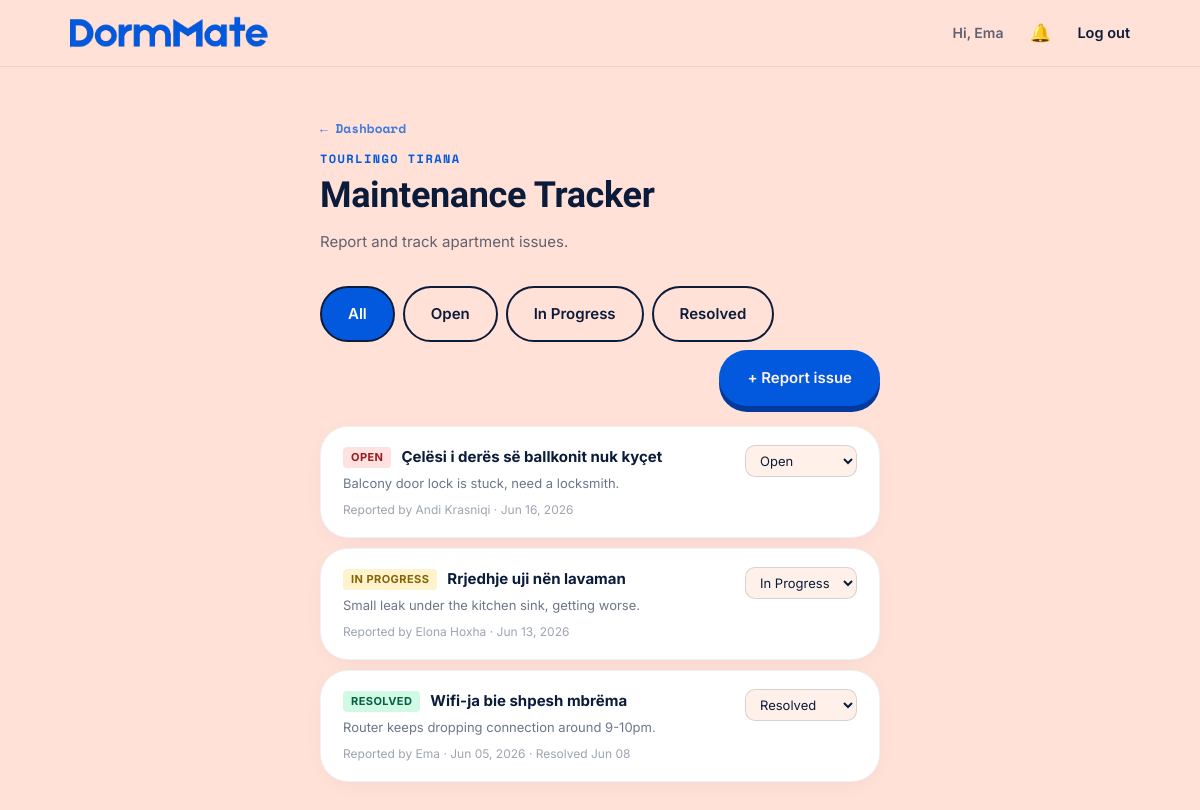
Screenshot of /household/3/issues (signed in) with the database file from the repository.
### models/user.py (models this page shows, shortened)
class User(db.Model):
    __tablename__ = "users"
    id = db.Column(db.Integer, primary_key=True)
    name = db.Column(db.String(80), nullable=False)
    email = db.Column(db.String(120), unique=True, nullable=False, index=True)
    password_hash = db.Column(db.String(255), nullable=False)
    avatar_url = db.Column(db.String(255), nullable=True)
    room_number = db.Column(db.String(20), nullable=True)
    created_at = db.Column(db.DateTime, default=datetime.utcnow)
    memberships = db.relationship(
        "Membership", back_populates="user", cascade="all, delete-orphan"
    )

### models/household.py (models this page shows, shortened)
class Household(db.Model):
    __tablename__ = "households"
    id = db.Column(db.Integer, primary_key=True)
    name = db.Column(db.String(120), nullable=False)
    invite_code = db.Column(db.String(12), unique=True, nullable=False, index=True)
    created_at = db.Column(db.DateTime, default=datetime.utcnow)
    memberships = db.relationship(
        "Membership", back_populates="household", cascade="all, delete-orphan"
    )

### models/issue.py (models this page shows, shortened)
class Issue(db.Model):
    __tablename__ = "issues"
    id = db.Column(db.Integer, primary_key=True)
    household_id = db.Column(db.Integer, db.ForeignKey("households.id"), nullable=False, index=True)
    reported_by_id = db.Column(db.Integer, db.ForeignKey("users.id"), nullable=False)
    title = db.Column(db.String(120), nullable=False)
    description = db.Column(db.Text, nullable=True)
    status = db.Column(db.String(20), nullable=False, default="open")  # open | in_progress | resolved
    created_at = db.Column(db.DateTime, default=datetime.utcnow)
    resolved_at = db.Column(db.DateTime, nullable=True)
    STATUSES = [
        ("open", "Open"),
        ("in_progress", "In Progress"),
        ("resolved", "Resolved"),
    ]
    household = db.relationship("Household", backref=db.backref("issues", lazy="dynamic"))
    reported_by = db.relationship("User", backref=db.backref("reported_issues", lazy="dynamic"))

### routes/issues.py (the view)
@issues_bp.route("/household/<int:household_id>/issues")
@login_required
def list_issues(household_id):
    membership = Membership.query.filter_by(
        user_id=g.user.id, household_id=household_id
    ).first()
    if not membership:
        flash("You're not a member of that household.", "error")
        return redirect(url_for("household.choose"))
    household = membership.household
    status_filter = request.args.get("status", "")
    query = Issue.query.filter_by(household_id=household_id)
    if status_filter in [s[0] for s in Issue.STATUSES]:
        query = query.filter_by(status=status_filter)
    issues = query.order_by(Issue.created_at.desc()).all()
    return render_template(
        "issues/list.html",
        household=household,
        membership=membership,
        issues=issues,
        status_filter=status_filter,
        statuses=Issue.STATUSES,
    )

### utils.py (called while the page is built)
def login_required(view):
    @wraps(view)
    def wrapped_view(*args, **kwargs):
        if g.get("user") is None:
            flash("Log in to continue.", "error")
            return redirect(url_for("auth.login"))
        return view(*args, **kwargs)
    return wrapped_view

### templates/issues/list.html (shortened to what this page needs)
{% extends "layout.html" %}
{% block content %}
<div class="page-shell page-shell--narrow">
  <div class="page-head reveal is-visible">
    <a href="{{ url_for('household.dashboard', household_id=household.id) }}" class="notif-back-link">← Dashboard</a>
    <p class="eyebrow">{{ household.name }}</p>
    <h1>Maintenance Tracker</h1>
    <p class="page-head__sub">Report and track apartment issues.</p>
  </div>
  <div style="display:flex;gap:8px;margin-bottom:20px;flex-wrap:wrap;" class="reveal is-visible">
    <a href="{{ url_for('issues.list_issues', household_id=household.id) }}"
       class="btn btn--ghost {% if not status_filter %}btn--active{% endif %}" style="{% if not status_filter %}background:var(--blue);color:#fff;{% endif %}">All</a>
    {% for value, label in statuses %}
    <a href="{{ url_for('issues.list_issues', household_id=household.id, status=value) }}"
       class="btn btn--ghost" style="{% if status_filter == value %}background:var(--blue);color:#fff;{% endif %}">{{ label }}</a>
    {% endfor %}
    <a href="{{ url_for('issues.new_issue', household_id=household.id) }}" class="btn btn--primary" style="margin-left:auto;">+ Report issue</a>
  </div>
  {% if issues %}
  {% for issue in issues %}
  <div class="card reveal is-visible" style="padding:18px 22px;margin-bottom:10px;">
    <div style="display:flex;align-items:flex-start;justify-content:space-between;gap:12px;">
      <div style="flex:1;">
        <div style="display:flex;align-items:center;gap:10px;margin-bottom:4px;">
          <span style="
            font-size:11px;font-weight:700;padding:2px 8px;border-radius:4px;letter-spacing:.04em;
            {% if issue.status == 'open' %}background:#FEE2E2;color:#991B1B;
            {% elif issue.status == 'in_progress' %}background:#FFF3CD;color:#856404;
            {% else %}background:#D1FAE5;color:#065F46;{% endif %}
          ">
            {{ issue.status | replace('_',' ') | upper }}
          </span>
          <p style="font-weight:700;font-size:15px;margin:0;">{{ issue.title }}</p>
        </div>
        {% if issue.description %}
        <p style="font-size:13px;color:rgba(11,27,58,0.6);margin:4px 0 0;">{{ issue.description }}</p>
        {% endif %}
        <p style="font-size:12px;color:rgba(11,27,58,0.4);margin:6px 0 0;">
          Reported by {{ issue.reported_by.name }} · {{ issue.created_at.strftime('%b %d, %Y') }}
          {% if issue.resolved_at %} · Resolved {{ issue.resolved_at.strftime('%b %d') }}{% endif %}
        </p>
      </div>
      <form method="POST" action="{{ url_for('issues.update_status', issue_id=issue.id) }}" style="flex-shrink:0;">
        <select name="status" onchange="this.form.submit()" class="form-input" style="font-size:13px;padding:6px 10px;width:auto;">
          {% for value, label in statuses %}
          <option value="{{ value }}" {% if issue.status == value %}selected{% endif %}>{{ label }}</option>
          {% endfor %}
        </select>
      </form>
    </div>
  </div>
  {% endfor %}
  {% else %}
  <div class="empty-state reveal is-visible">
    <p>No issues{% if status_filter %} with status "{{ status_filter }}"{% endif %}. 🎉</p>
    <a href="{{ url_for('issues.new_issue', household_id=household.id) }}" class="btn btn--primary" style="margin-top:16px;">Report one</a>
  </div>
  {% endif %}
</div>
{% endblock %}

### templates/layout.html (shortened to what this page needs)
<!DOCTYPE html>
<html lang="en">
<head>
  <link rel="stylesheet" href="{{ url_for('static', filename='css/style.css') }}">
</head>
<body class="app-body">
  <header class="nav">
    <div class="nav__inner">
      <a href="{{ url_for('index') }}" class="nav__brand">
        <img src="{{ url_for('static', filename='images/logo.png') }}" alt="DormMate logo" class="nav__logo">
      </a>
      <nav class="nav__links">
        {% if current_user %}
          <span class="nav__user">Hi, {{ current_user.name }}</span>
          <a href="{{ url_for('notifications.feed') }}" class="nav__notif-btn" title="Notifications">
            🔔
          </a>
          <a href="{{ url_for('auth.logout') }}">Log out</a>
        {% else %}
          <a href="{{ url_for('auth.login') }}">Log in</a>
          <a href="{{ url_for('auth.signup') }}" class="btn btn--primary nav__cta">Get started</a>
        {% endif %}
      </nav>
    </div>
  </header>
  <main class="app-main">
    {% block content %}{% endblock %}
  </main>
</body>
</html>

### static/css/style.css (style rules this page uses)
:root { --cream: #FFE1D7; --cream-soft: #FFF1EA; --sky: #84AFFB; --sky-soft: #C7DBFE; --blue: #0259DD; --ink: #0B1B3A; --coral: #FF6648; --white: #FFFFFF; --font-display: "Bricolage Grotesque", "Inter", sans-serif; --font-body: "Inter", sans-serif; --font-mono: "Space Mono", monospace; --max-width: 1180px; --radius-sm: 10px; --radius-md: 18px; --radius-lg: 28px; --gutter: clamp(20px, 5vw, 64px); --ease: cubic-bezier(0.22, 1, 0.36, 1); }
* { box-sizing: border-box; }
html { scroll-behavior: smooth; }
body { margin: 0; background: var(--cream); color: var(--ink); font-family: var(--font-body); font-size: 16px; line-height: 1.6; -webkit-font-smoothing: antialiased; }
img { max-width: 100%; display: block; }
a { color: inherit; text-decoration: none; }
h1, h2, h3 { font-family: var(--font-display); font-weight: 700; line-height: 1.05; margin: 0; letter-spacing: -0.01em; }
p { margin: 0; }
.eyebrow { font-family: var(--font-mono); font-size: 12px; font-weight: 700; letter-spacing: 0.12em; text-transform: uppercase; color: var(--blue); margin: 0 0 14px; }
.reveal { opacity: 0; transform: translateY(28px); transition: opacity 0.7s var(--ease), transform 0.7s var(--ease); }
.reveal.is-visible { opacity: 1; transform: translateY(0); }
.btn { display: inline-flex; align-items: center; justify-content: center; gap: 8px; padding: 14px 26px; border-radius: 999px; font-family: var(--font-body); font-weight: 600; font-size: 15px; border: 2px solid transparent; cursor: pointer; transition: transform 0.25s var(--ease), background 0.25s var(--ease), box-shadow 0.25s var(--ease); white-space: nowrap; }
.btn--primary { background: var(--blue); color: var(--cream-soft); box-shadow: 0 6px 0 0 #02399b; }
.btn--ghost { background: transparent; border-color: var(--ink); color: var(--ink); }
.nav { position: sticky; top: 0; z-index: 50; background: rgba(255, 225, 215, 0.85); backdrop-filter: blur(10px); border-bottom: 1px solid rgba(11,27,58,0.08); }
.nav__inner { max-width: var(--max-width); margin: 0 auto; padding: 16px var(--gutter); display: flex; align-items: center; gap: 28px; }
.nav__brand { display: flex; align-items: center; gap: 10px; margin-right: auto; }
.nav__logo { height: 34px; width: auto; max-width: 200px; flex-shrink: 0; }
.nav__links { display: flex; align-items: center; gap: 26px; font-weight: 600; font-size: 14.5px; }
.nav__links a { position: relative; padding: 4px 0; }
.nav__links a::after { content: ""; position: absolute; left: 0; right: 0; bottom: -2px; height: 2px; background: var(--coral); transform: scaleX(0); transform-origin: left; transition: transform 0.25s var(--ease); }
.app-main { min-height: calc(100vh - 70px); display: flex; flex-direction: column; }
.nav__user { font-size: 14px; color: rgba(11,27,58,0.65); }
.page-shell { max-width: var(--max-width); margin: 0 auto; padding: 48px var(--gutter) 90px; width: 100%; }
.page-shell--narrow { max-width: 680px; }
.page-head { margin-bottom: 32px; }
.page-head .eyebrow { margin-bottom: 8px; }
.page-head h1 { font-size: clamp(26px, 4vw, 36px); margin-bottom: 16px; }
.page-head__sub { font-size: 15px; color: rgba(11,27,58,0.65); margin-top: 6px; }
.card { background: var(--white); border-radius: var(--radius-lg); padding: 30px 32px; border: 1px solid rgba(11,27,58,0.06); margin-bottom: 20px; box-shadow: 0 4px 24px -8px rgba(2,38,110,0.08); }
.form-input { width: 100%; padding: 12px 14px; border-radius: var(--radius-sm); border: 1.5px solid rgba(11,27,58,0.15); font-family: var(--font-body); font-size: 15px; background: var(--cream-soft); color: var(--ink); transition: border-color 0.2s var(--ease), box-shadow 0.2s var(--ease); appearance: auto; }
.nav__notif-btn { position: relative; display: inline-flex; align-items: center; font-size: 1.1rem; line-height: 1; padding: 4px 6px; border-radius: var(--radius-sm); transition: background 0.15s; }
.notif-back-link { display: inline-block; font-family: var(--font-mono); font-size: .8rem; font-weight: 700; color: var(--blue); margin-bottom: 10px; opacity: 0.75; transition: opacity 0.15s; }

### rows the page displays
User: name "Ema"
Household: name "TOURLINGO TIRANA"
Issue: status "OPEN", title "Çelësi i derës së ballkonit nuk kyçet", description "Balcony door lock is stuck, need a locksmith.", reported_by.name "Andi Krasniqi", created_at "Jun 16, 2026", status "Open"
Issue: status "IN PROGRESS", title "Rrjedhje uji nën lavaman", description "Small leak under the kitchen sink, getting worse.", reported_by.name "Elona Hoxha", created_at "Jun 13, 2026", status "In Progress"
Issue: status "RESOLVED", title "Wifi-ja bie shpesh mbrëma", description "Router keeps dropping connection around 9-10pm.", reported_by.name "Ema", created_at "Jun 05, 2026", resolved_at "Jun 08", status "Resolved"

### other values shown
{{ label }} "Open" "In Progress" "Resolved"
